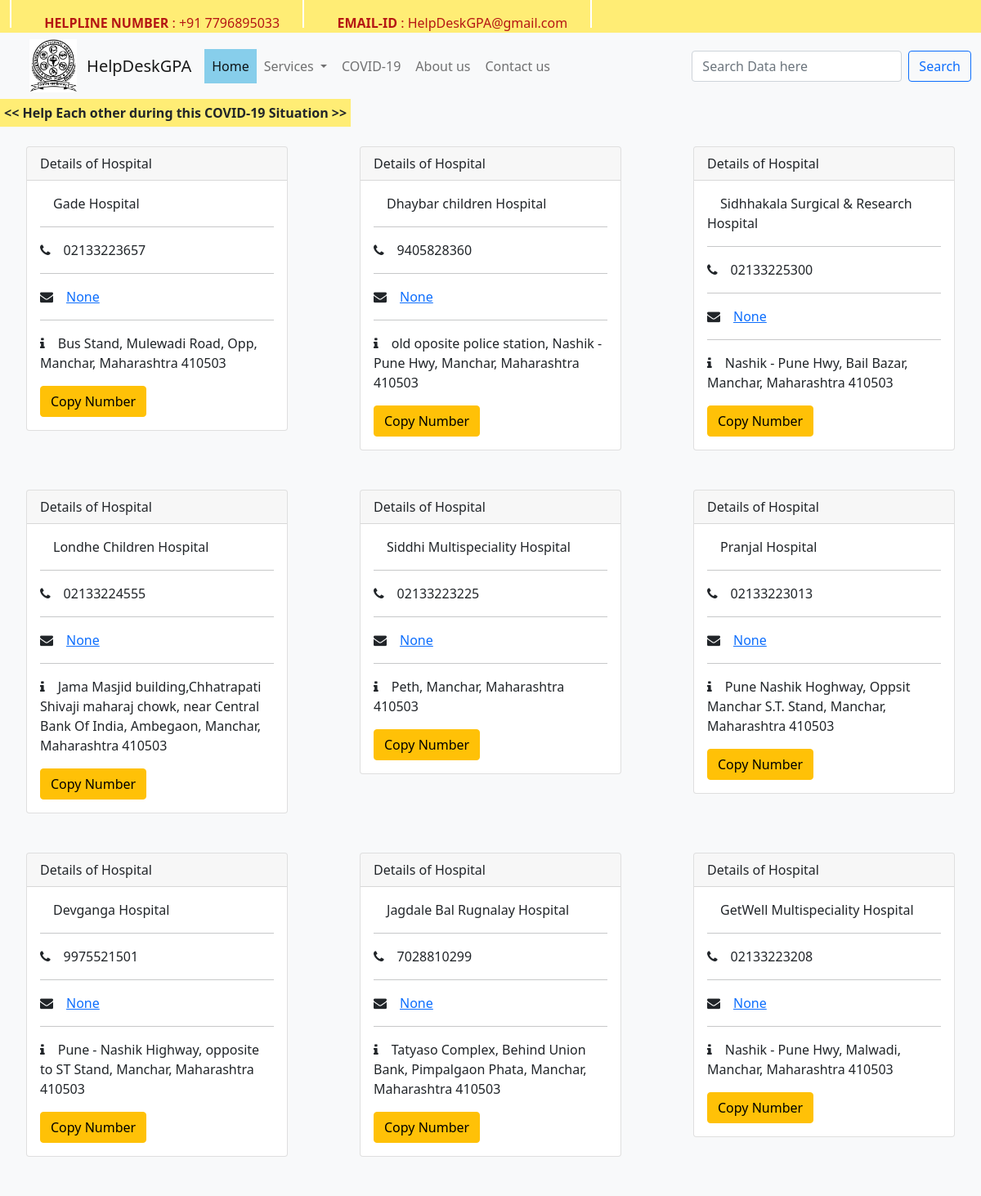
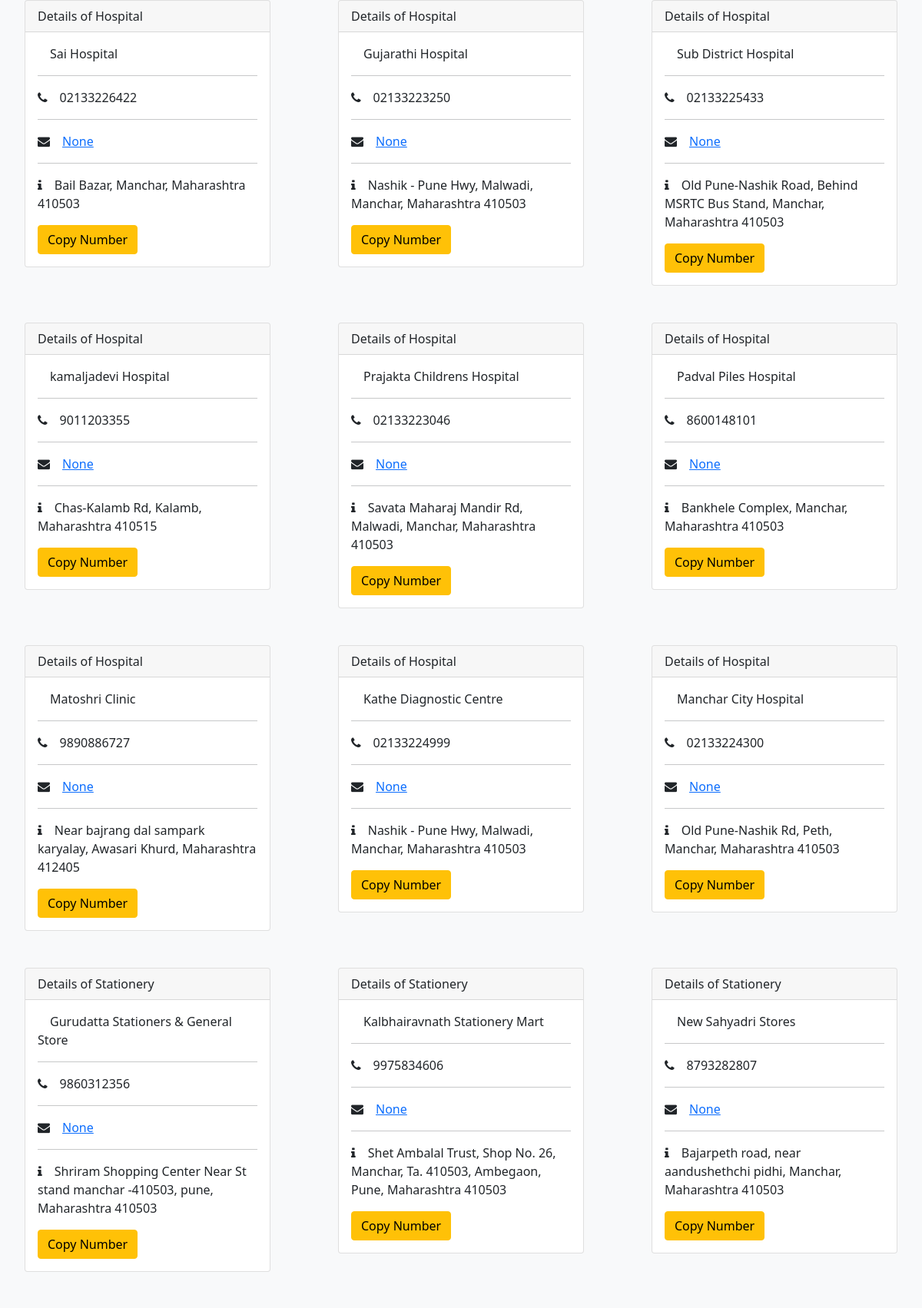
Screenshot of /MancharNos (upper part) with the database file from the repository (2 pictures, top to bottom).
### Services/models.py (models this page shows)
class Manchar(models.Model):
    title = models.CharField(max_length=200)
    fname = models.CharField(max_length=200)
    lname =  models.CharField(max_length=200)
    mobileno = models.CharField(max_length=200)
    mail = models.CharField(max_length=200)
    desc = models.CharField(max_length=200, default='...',editable=True)

### Services/views.py (the view)
# urls.py: path('MancharNos',MancharNos),
def MancharNos(request):
    number=Manchar.objects.all()
    num = {
        'no':number
    }
    return render(request,"Manchar.html",context=num)

### Templates/Manchar.html (shortened to what this page needs)
{% extends 'Base.html' %}
{% block content %}
<link rel="stylesheet" href="https://cdnjs.cloudflare.com/ajax/libs/font-awesome/4.7.0/css/font-awesome.min.css">
<br><br>
<div class="row 2-100 p-(-100) w-0">
  {% for num in no %}
  <div class="col-md-4 mb-5">
    <div class="card mx-auto" style="width: 20rem;">
      <div class="card-header">
        Details of {{num.title}}
        </div>
      <div class="card-body">
        <p class="card-text">
          &emsp;{{num.fname}}
          <hr>
          <i class="fa fa-phone"></i>&emsp;{{num.mobileno}}
          <hr>
          <i class="fa fa-envelope"></i>&emsp;<a href="mailto:{{num.mail}}">{{num.mail}}</a>
          <hr>
          <i class="fa fa-info"></i>&emsp;{{num.desc}}
        </p>
        <button class="btn btn-warning copy-btn" data-mobileno={{num.mobileno}}>
                Copy Number
        </button>
      </div>
    </div>
  </div>
  {% endfor %}
</div>
<br><br>
{% endblock content %}

### rows the page displays
Manchar: title "Hospital", fname "Gade Hospital", mobileno "02133223657", mail "None", desc "Bus Stand, Mulewadi Road, Opp, Manchar, Maharashtra 410503"
Manchar: title "Hospital", fname "Dhaybar children Hospital", mobileno "9405828360", mail "None", desc "old oposite police station, Nashik - Pune Hwy, Manchar, Maharashtra 410503"
Manchar: title "Hospital", fname "Sidhhakala Surgical & Research Hospital", mobileno "02133225300", mail "None", desc "Nashik - Pune Hwy, Bail Bazar, Manchar, Maharashtra 410503"
Manchar: title "Hospital", fname "Londhe Children Hospital", mobileno "02133224555", mail "None", desc "Jama Masjid building,Chhatrapati Shivaji maharaj chowk, near Central Bank Of India, Ambegaon, Manchar, Maharashtra 410503"
Manchar: title "Hospital", fname "Siddhi Multispeciality Hospital", mobileno "02133223225", mail "None", desc "Peth, Manchar, Maharashtra 410503"
Manchar: title "Hospital", fname "Pranjal Hospital", mobileno "02133223013", mail "None", desc "Pune Nashik Hoghway, Oppsit Manchar S.T. Stand, Manchar, Maharashtra 410503"
Manchar: title "Hospital", fname "Devganga Hospital", mobileno "9975521501", mail "None", desc "Pune - Nashik Highway, opposite to ST Stand, Manchar, Maharashtra 410503"
Manchar: title "Hospital", fname "Jagdale Bal Rugnalay Hospital", mobileno "7028810299", mail "None", desc "Tatyaso Complex, Behind Union Bank, Pimpalgaon Phata, Manchar, Maharashtra 410503"
Manchar: title "Hospital", fname "GetWell Multispeciality Hospital", mobileno "02133223208", mail "None", desc "Nashik - Pune Hwy, Malwadi, Manchar, Maharashtra 410503"
Manchar: title "Hospital", fname "Sai Hospital", mobileno "02133226422", mail "None", desc "Bail Bazar, Manchar, Maharashtra 410503"
Manchar: title "Hospital", fname "Gujarathi Hospital", mobileno "02133223250", mail "None", desc "Nashik - Pune Hwy, Malwadi, Manchar, Maharashtra 410503"
Manchar: title "Hospital", fname "Sub District Hospital", mobileno "02133225433", mail "None", desc "Old Pune-Nashik Road, Behind MSRTC Bus Stand, Manchar, Maharashtra 410503"
Manchar: title "Hospital", fname "kamaljadevi Hospital", mobileno "9011203355", mail "None", desc "Chas-Kalamb Rd, Kalamb, Maharashtra 410515"
Manchar: title "Hospital", fname "Prajakta Childrens Hospital", mobileno "02133223046", mail "None", desc "Savata Maharaj Mandir Rd, Malwadi, Manchar, Maharashtra 410503"
Manchar: title "Hospital", fname "Padval Piles Hospital", mobileno "8600148101", mail "None", desc "Bankhele Complex, Manchar, Maharashtra 410503"
Manchar: title "Hospital", fname "Matoshri Clinic", mobileno "9890886727", mail "None", desc "Near bajrang dal sampark karyalay, Awasari Khurd, Maharashtra 412405"
Manchar: title "Hospital", fname "Kathe Diagnostic Centre", mobileno "02133224999", mail "None", desc "Nashik - Pune Hwy, Malwadi, Manchar, Maharashtra 410503"
Manchar: title "Hospital", fname "Manchar City Hospital", mobileno "02133224300", mail "None", desc "Old Pune-Nashik Rd, Peth, Manchar, Maharashtra 410503"
Manchar: title "Stationery", fname "Gurudatta Stationers & General Store", mobileno "9860312356", mail "None", desc "Shriram Shopping Center Near St stand manchar -410503, pune, Maharashtra 410503"
Manchar: title "Stationery", fname "Kalbhairavnath Stationery Mart", mobileno "9975834606", mail "None", desc "Shet Ambalal Trust, Shop No. 26, Manchar, Ta. 410503, Ambegaon, Pune, Maharashtra 410503"
Manchar: title "Stationery", fname "New Sahyadri Stores", mobileno "8793282807", mail "None", desc "Bajarpeth road, near aandushethchi pidhi, Manchar, Maharashtra 410503"
